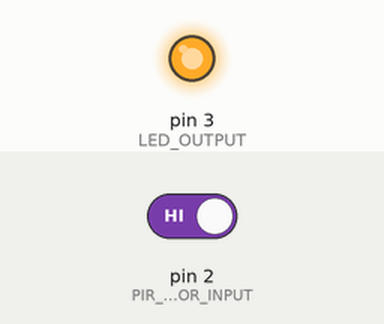
This sketch was run on a simulated Arduino Uno, built with avr-gcc and run on an emulated ATmega328P. On the bench: output pins drawn as LEDs (lit = HIGH). The inputs (shaded band) are chosen by the test bench; at power-on: pin 2 (PIR_SENSOR_INPUT) HIGH.

Above: at 1.2 s.
1.3 s: pin 2 (PIR_SENSOR_INPUT) driven LOW
At 2.5 s:
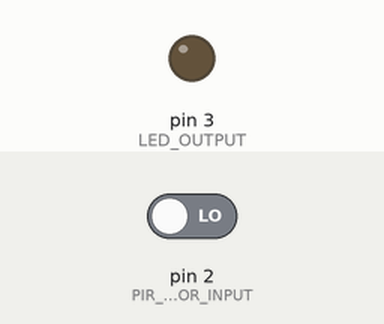
2.8 s: pin 2 (PIR_SENSOR_INPUT) driven HIGH
At 3.9 s:
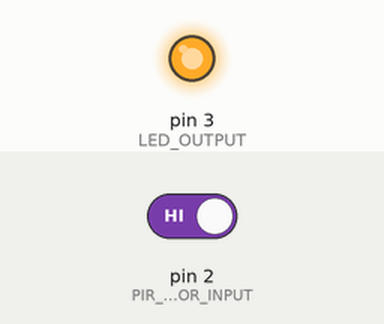
Timing chart, 0 to 5.8 s (numbered marks = the images above; inputs shaded):
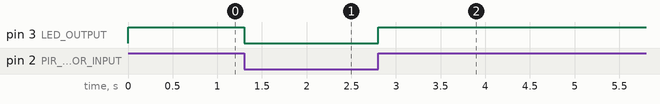

The sketch:

sensor_pir.ino
```cpp
/**
 * This sample show how use sensor de PIR,
 *
 */
#define PIR_SENSOR_INPUT 2
#define LED_OUTPUT 3

void setup() {
  pinMode(PIR_SENSOR_INPUT, INPUT_PULLUP);
  pinMode(LED_OUTPUT, OUTPUT);
}

void loop() {
  int valueSensor = digitalRead(PIR_SENSOR_INPUT);
  digitalWrite(LED_OUTPUT, valueSensor);
  delay(100);
}
```

Measured:
- after the input at 1.3 s, pin 3 (LED_OUTPUT): HIGH → LOW at once
- after the input at 2.8 s, pin 3 (LED_OUTPUT): LOW → HIGH at once
